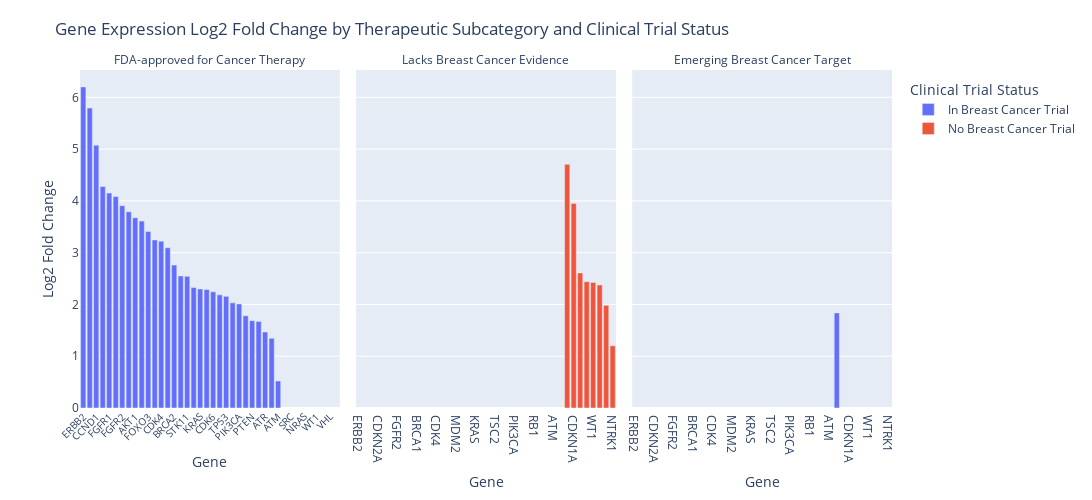

The cell this chart's notebook holds for it:
### Code cell
fig = px.bar(
    df_unique.sort_values('log2_fc', ascending=False),
    x='gene',
    y='log2_fc',
    color='Clinical_Trial_Status',
    facet_col='Targeting Category',
    category_orders={
        "Therapeutic Subcategory": [
            "FDA-approved for Cancer Therapy",
            "Emerging Breast Cancer Target",
            "Lacks Breast Cancer Evidence"
        ]
    },
    labels={
        'gene': 'Gene',
        'log2_fc': 'Log2 Fold Change',
        'Clinical_Trial_Status': 'Clinical Trial Status'
    },
    title='Gene Expression Log2 Fold Change by Therapeutic Subcategory and Clinical Trial Status',
    height=500,
    width=1100  # Increased width for better horizontal spacing
)

fig.update_layout(
    xaxis_tickangle=-45,   # Less rotation to save vertical space
    xaxis_tickfont=dict(size=10),
    legend_title_text='Clinical Trial Status',
    legend=dict(y=0.98, yanchor='top', x=1.02, xanchor='left'),
    margin=dict(t=70, b=80),
    # Reduce space between facets
    grid=dict(columns=3, rows=1),
    # Adjust facet subplot spacing
    uniformtext_minsize=10, 
    uniformtext_mode='hide'
)

# Make y-axis same range across facets
fig.update_yaxes(matches='y')

# Clean facet titles (remove 'Therapeutic Subcategory=')
fig.for_each_annotation(lambda a: a.update(text=a.text.split("=")[-1]))

fig.show()

### Figure 1 — Plotly figure (JSON) as saved in the notebook; plotly's stock layout.template omitted (floating-point values rounded to 4 significant figures)
{"data": [{"hovertemplate": "Clinical Trial Status=In Breast Cancer Trial<br>Targeting Category=FDA-approved for Cancer Therapy<br>Gene=%{x}<br>Log2 Fold Change=%{y}<extra></extra>", "legendgroup": "In Breast Cancer Trial", "marker": {"color": "#636efa", "pattern": {"shape": ""}}, "name": "In Breast Cancer Trial", "orientation": "v", "showlegend": true, "textposition": "auto", "type": "bar", "x": ["ERBB2", "MET", "CCND1", "CDKN2A", "FGFR1", "NTRK2", "FGFR2", "EGFR", "AKT1", "BRCA1", "FOXO3", "HRAS", "CDK4", "NF1", "BRCA2", "MDM2", "STK11", "CHEK2", "KRAS", "NOTCH1", "CDK6", "TSC2", "TP53", "MYC", "PIK3CA", "SMAD4", "PTEN", "RB1", "ATR", "BCL2", "ATM"], "xaxis": "x", "y": [6.202, 5.795, 5.077, 4.279, 4.153, 4.086, 3.909, 3.789, 3.675, 3.61, 3.408, 3.246, 3.223, 3.096, 2.76, 2.55, 2.545, 2.327, 2.3, 2.29, 2.243, 2.186, 2.156, 2.031, 2.011, 1.782, 1.686, 1.67, 1.468, 1.345, 0.5223], "yaxis": "y"}, {"hovertemplate": "Clinical Trial Status=In Breast Cancer Trial<br>Targeting Category=Emerging Breast Cancer Target<br>Gene=%{x}<br>Log2 Fold Change=%{y}<extra></extra>", "legendgroup": "In Breast Cancer Trial", "marker": {"color": "#636efa", "pattern": {"shape": ""}}, "name": "In Breast Cancer Trial", "orientation": "v", "showlegend": false, "textposition": "auto", "type": "bar", "x": ["CASP8"], "xaxis": "x3", "y": [1.837], "yaxis": "y3"}, {"hovertemplate": "Clinical Trial Status=No Breast Cancer Trial<br>Targeting Category=Lacks Breast Cancer Evidence<br>Gene=%{x}<br>Log2 Fold Change=%{y}<extra></extra>", "legendgroup": "No Breast Cancer Trial", "marker": {"color": "#EF553B", "pattern": {"shape": ""}}, "name": "No Breast Cancer Trial", "orientation": "v", "showlegend": true, "textposition": "auto", "type": "bar", "x": ["SRC", "CDKN1A", "NRAS", "NF2", "WT1", "BAX", "VHL", "NTRK1"], "xaxis": "x2", "y": [4.707, 3.952, 2.609, 2.439, 2.424, 2.377, 1.983, 1.203], "yaxis": "y2"}], "layout": {"annotations": [{"font": {}, "showarrow": false, "text": "FDA-approved for Cancer Therapy", "x": 0.16, "xanchor": "center", "xref": "paper", "y": 1, "yanchor": "bottom", "yref": "paper"}, {"font": {}, "showarrow": false, "text": "Lacks Breast Cancer Evidence", "x": 0.5, "xanchor": "center", "xref": "paper", "y": 1, "yanchor": "bottom", "yref": "paper"}, {"font": {}, "showarrow": false, "text": "Emerging Breast Cancer Target", "x": 0.84, "xanchor": "center", "xref": "paper", "y": 1, "yanchor": "bottom", "yref": "paper"}], "barmode": "relative", "grid": {"columns": 3, "rows": 1}, "height": 500, "legend": {"title": {"text": "Clinical Trial Status"}, "tracegroupgap": 0, "x": 1.02, "xanchor": "left", "y": 0.98, "yanchor": "top"}, "margin": {"b": 80, "t": 70}, "title": {"text": "Gene Expression Log2 Fold Change by Therapeutic Subcategory and Clinical Trial Status"}, "uniformtext": {"minsize": 10, "mode": "hide"}, "width": 1100, "xaxis": {"anchor": "y", "domain": [0, 0.32], "tickangle": -45, "tickfont": {"size": 10}, "title": {"text": "Gene"}}, "xaxis2": {"anchor": "y2", "domain": [0.34, 0.66], "matches": "x", "title": {"text": "Gene"}}, "xaxis3": {"anchor": "y3", "domain": [0.68, 1.0], "matches": "x", "title": {"text": "Gene"}}, "yaxis": {"anchor": "x", "domain": [0, 1], "matches": "y", "title": {"text": "Log2 Fold Change"}}, "yaxis2": {"anchor": "x2", "domain": [0, 1], "matches": "y", "showticklabels": false}, "yaxis3": {"anchor": "x3", "domain": [0, 1], "matches": "y", "showticklabels": false}}}
